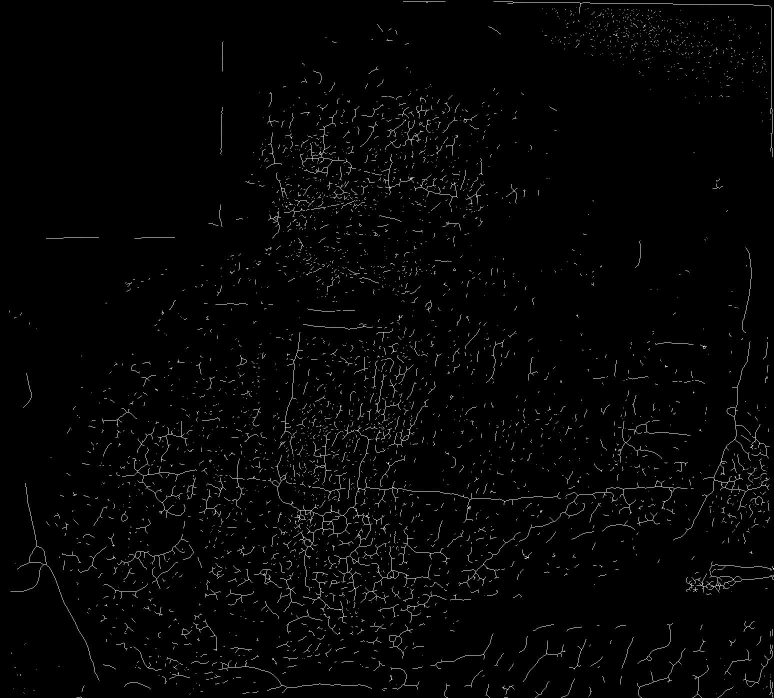
#> input picture ImageProcessingPython/ImagePyInstallerTest.jpg, 1547 x 1396 px (shown at 1/2 size)
$ python -i KirschImageProcessing.py   (imports and definitions only)   (older library calls are emulated)
#> lines starting #> are read from the running program, lines starting #| are printed output that depends on the picture
#> further down, picture is the input picture: shape (1396, 1547); min 0, max 255, mean 5.3
"""
  License: GPL

  This program is free software; you can redistribute it and/or
  modify it under the terms of the GNU General Public License 2
  as published by the Free Software Foundation.

  This program is distributed in the hope that it will be useful,
  but WITHOUT ANY WARRANTY; without even the implied warranty of
  MERCHANTABILITY or FITNESS FOR A PARTICULAR PURPOSE.  See the
  GNU General Public License for more details.

  You should have received a copy of the GNU General Public License
  along with this program; if not, write to the Free Software
  Foundation, Inc., 59 Temple Place - Suite 330, Boston, MA  02111-1307, USA.
"""

from skimage import io
from os import walk
from os import path

from skimage.color import rgb2grey
from skimage import exposure
from skimage.restoration import denoise_tv_chambolle

from skimage.filters import threshold_adaptive
from skimage.color import rgb2gray
from skimage.morphology import skeletonize_3d, remove_small_objects, skeletonize
from scipy.misc import toimage
from scipy.ndimage import convolve
from skimage.transform import probabilistic_hough_line

import matplotlib.pyplot as plt
import numpy as np


class KirschImageProcessing():
    def __init__(self):
        # kernelG1
        self.N = np.array([[5, 5, 5],
                           [-3, 0, -3],
                           [-3, -3, -3]], dtype=np.float32)

        # kernelG2
        self.NW = np.array([[5, 5, -3],
                            [5, 0, -3],
                            [-3, -3, -3]], dtype=np.float32)

        # kernelG3
        self.W = np.array([[5, -3, -3],
                           [5, 0, -3],
                           [5, -3, -3]], dtype=np.float32)

        # kernelG4
        self.SW = np.array([[-3, -3, -3],
                            [5, 0, -3],
                            [5, 5, -3]], dtype=np.float32)

        # kernelG5
        self.S = np.array([[-3, -3, -3],
                           [-3, 0, -3],
                           [5, 5, 5]], dtype=np.float32)

        # kernelG6
        self.SE = np.array([[-3, -3, -3],
                            [-3, 0, 5],
                            [-3, 5, 5]], dtype=np.float32)

        # kernelG7
        self.E = np.array([[-3, -3, 5],
                           [-3, 0, 5],
                           [-3, -3, 5]], dtype=np.float32)

        # kernelG8
        self.NE = np.array([[-3, 5, 5],
                            [-3, 0, 5],
                            [-3, -3, -3]], dtype=np.float32)

        self.kernels = [self.N, self.NW, self.W,
                        self.SW, self.S, self.SE,
                        self.E, self.NE]

    def saveImage(self, img, savePath):
        # Guarda en blanco y negro
        toimage(img, cmin=False, cmax=True).save(savePath)

    def saveFigure(self, fig, path):
        fig.savefig(path, dpi=300, frameon=False, bbox_inches='tight', pad_inches=0.0)

    def loadImage(self, path):
        return io.imread(path)

    # [24 lines left out: functions loadImagesFrom, showImage, prepareImage, not called in this run]

    def deleteSmallObjects(self, img, minLength=30, conn=50):
        img_2 = remove_small_objects(img, minLength, connectivity=conn)
        img_3 = ~np.array(img_2)
        img_4 = remove_small_objects(img_3, minLength, connectivity=conn)
        return ~np.array(img_4)

    def binarizeImage(self, img):
        t = threshold_adaptive(img, 1)
        return img < t

    # [25 lines left out: function kirschProcessing, not called in this run]


    def kirschProcessing1D(self, img, showResult=True, kernelId=3, angles=np.linspace(0.1, 0.4, num=300),
                         lineLength=30, lineGap=16,minLength=30, conn=50, saveFigure=False, savePath=False):
        # Aqui aplicamos el kernel de kirsch
#> called with showResult = True, kernelId = 3, angles = array of shape (300,), lineLength = 30, lineGap = 16, minLength = 30, conn = 50, saveFigure = False
        imgConvolve = convolve(img, self.kernels[kernelId])
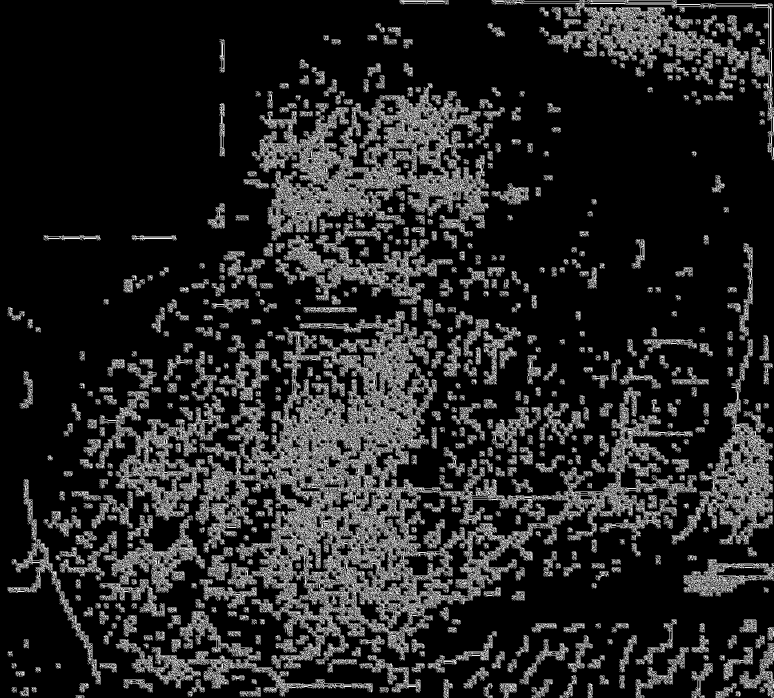
#> imgConvolve: shape (1396, 1547) (shown at 1/2 size); min 0, max 255, mean 37.3
        imgBin = self.binarizeImage(imgConvolve)
#> in binarizeImage, `t = threshold_adaptive(img, 1)`: t: shape (1396, 1547) bool; every value is 0
        imgRemoveSmall = self.deleteSmallObjects(imgBin, minLength, conn)
#> in deleteSmallObjects, `img_3 = ~np.array(img_2)`: img_3: shape (1396, 1547) bool; every value is 1
        imgSkeletonize = skeletonize(imgRemoveSmall)

        # Detectar lineas
        lines = probabilistic_hough_line(imgSkeletonize, threshold=0, line_length=lineLength, line_gap=lineGap, theta=angles)
#> lines = []

        if showResult == True:
            fig = plt.figure(figsize=(25, 25))
            plt.imshow(imgSkeletonize, cmap=plt.cm.gray)

            plt.title('Probabilistic Hough')
            for line in lines:
                p0, p1 = line
                plt.plot((p0[0], p1[0]), (p0[1], p1[1]),'r',linewidth=1)
#> this loop made 0 passes
            plt.show()
        if saveFigure == True:
            if savePath != None:
                self.saveFigure(fig, savePath)

        return [imgSkeletonize, lines]

>>> import cv2
>>> picture = cv2.imread('../../ImageProcessingPython/ImagePyInstallerTest.jpg', cv2.IMREAD_GRAYSCALE)
>>> result = KirschImageProcessing().kirschProcessing1D(picture)
#> result = 2 items
